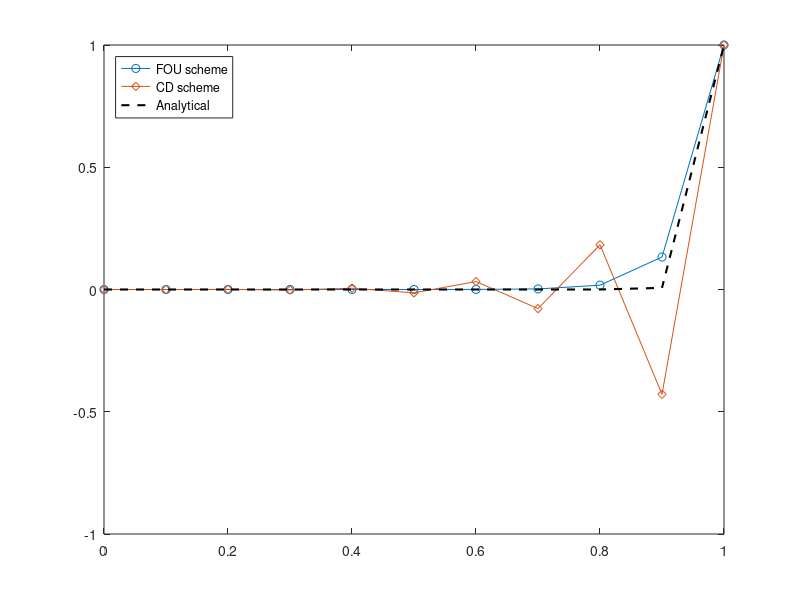

The MATLAB source for this figure: (Note: this script raises an error after producing the figure.)
%PROBLEM 1 - 1D CONVECTION PROBLEM___________________
clear;
clc;

%Grid parameters:
imax = 11;
L=1;
dx = L/(imax-1);


%Material Properties
rho = 1;
u = 1;
Gamma = 0.02;

%Grid generation:
phis = zeros(imax,1);
Xs = dx*(0:imax-1);

e_max = 1e-4;
%boundary condition
phis(1)=0;
phis(imax)=1;

%FOU Scheme

Mf = zeros(imax-2,imax-2);
for i = 1:imax-2
    Mf(i,i) = 2*Gamma/dx^2 + rho*u/dx;
end
for i = 1:imax-3
    Mf(i,i+1) = rho*min(u,0)/dx - Gamma/dx^2;
    Mf(i+1,i) = rho*max(u,0)/dx - Gamma/dx^2;
end

b = zeros(imax-2,1);
b(1) = (-rho*max(u,0)/dx + Gamma/dx^2)*phis(1);
b(imax-2) = -(rho*min(u,0)/dx - Gamma/dx^2)*phis(imax);
phif = Mf\b;
phif = [phis(1);phif;phis(imax)];

%CD Scheme___
phic = phis;
%{
for i =2:imax-1
    phic(i) = 0.5*(phis(1) + phis(imax));
end
%}
phic_o = phic;
e=100;
a=0.1; %Relaxation factor
pe = rho*u*dx/Gamma;


while e>1e-3
    phic_o = phic;
    for i = 2:imax-1
        phic(i) = 0.5*((1-pe/2)*phic(i+1) + (1+pe/2)*phic(i-1)); 
    end
    e = max(abs(phic - phic_o));
    for i = 2:imax-1
        phic(i) = phic_o(i) + a*(phic(i) - phic_o(i));
    end
    

end
Phiref = phis(1) + (exp(Xs*rho*u/Gamma)-1)*(phis(imax) - phis(1))/(exp(rho*u/(Gamma*L))-1);


plot(Xs,phif,'o-',Xs,phic,'d-',Xs,Phiref,'k--','LineWidth',1.5);
legend('FOU scheme','CD scheme','Analytical','Location','northwest');
title('CONVECTED VARIABLE ACROSS L=1m','11 grid points')
xlabel('x');
ylabel('\phi')
grid on

